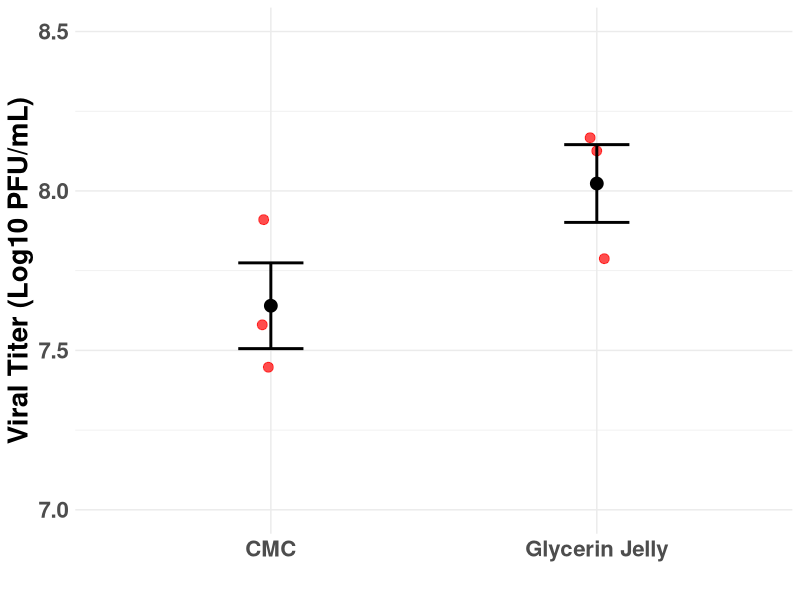

The R source for this figure:
library(ggplot2)
library(dplyr)

data <- data.frame(
  formulation = rep(c("Glycerin Jelly", "CMC"), each = 3),
  titer = c(8.13, 7.78, 8.16, 7.90, 7.45, 7.57) #Log10 viral titer at T=0 of each replicate
)

summary_data <- data %>%
  group_by(formulation) %>%
  summarise(
    mean = mean(titer),
    sd = sd(titer),
    se = sd / sqrt(n())
  )

ggplot(summary_data, aes(x = formulation, y = mean)) +
  geom_jitter(data = data, aes(x = formulation, y = titer), width = 0.1, size = 3, alpha = 0.7, color = "red") + 
  geom_errorbar(aes(ymin = mean - se, ymax = mean + se), width = 0.2, linewidth = 1) + 
  geom_point(aes(y = mean), color = "black", size = 4) + 
  theme_minimal() +
  labs(x = "", y = "Viral Titer (Log10 PFU/mL)") +
  theme(text = element_text(size = 20, face = "bold")) +
  ylim(7, 8.5)
